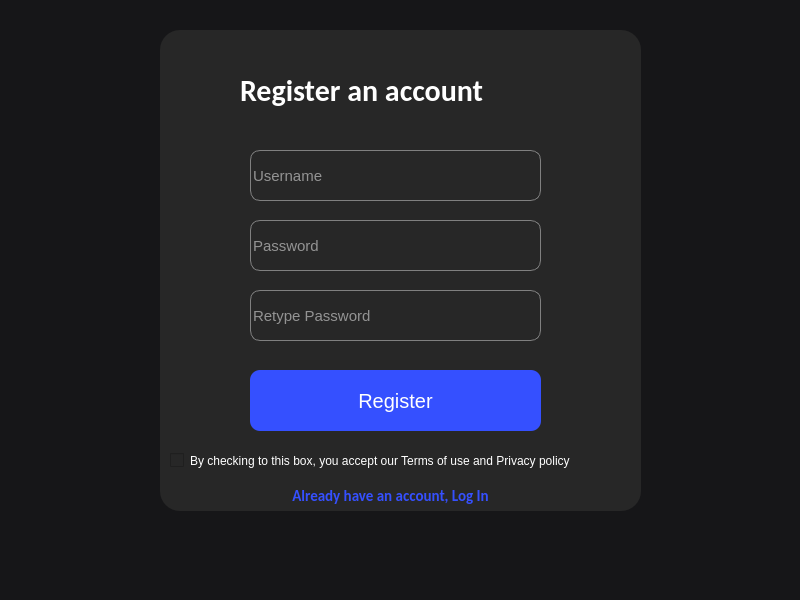
<?xml version="1.0" encoding="UTF-8"?>
<ui version="4.0">
 <class>MainWindow</class>
 <widget class="QMainWindow" name="MainWindow">
  <property name="geometry">
   <rect>
    <x>0</x>
    <y>0</y>
    <width>800</width>
    <height>600</height>
   </rect>
  </property>
  <property name="windowTitle">
   <string>MainWindow</string>
  </property>
  <property name="styleSheet">
   <string notr="true">background-color: #161618</string>
  </property>
  <widget class="QWidget" name="centralwidget">
   <widget class="QWidget" name="widget" native="true">
    <property name="geometry">
     <rect>
      <x>160</x>
      <y>30</y>
      <width>481</width>
      <height>481</height>
     </rect>
    </property>
    <property name="styleSheet">
     <string notr="true">background-color: rgb(39, 39, 39);
border-radius: 20px</string>
    </property>
    <widget class="QLineEdit" name="txt_username">
     <property name="geometry">
      <rect>
       <x>90</x>
       <y>120</y>
       <width>291</width>
       <height>51</height>
      </rect>
     </property>
     <property name="styleSheet">
      <string notr="true">border: 1px solid grey;
border-radius: 10px;
font-size: 15px;
color: white</string>
     </property>
     <property name="placeholderText">
      <string>Username</string>
     </property>
    </widget>
    <widget class="QPushButton" name="btn_register">
     <property name="geometry">
      <rect>
       <x>90</x>
       <y>340</y>
       <width>291</width>
       <height>61</height>
      </rect>
     </property>
     <property name="cursor">
      <cursorShape>PointingHandCursor</cursorShape>
     </property>
     <property name="styleSheet">
      <string notr="true">QWidget{
border-radius: 10px;
background-color: rgb(53, 80, 255);
font-size: 20px;
color: white
}

QWidget:hover{
background-color: rgba(53, 80, 255, 228)
}</string>
     </property>
     <property name="text">
      <string>Register</string>
     </property>
    </widget>
    <widget class="QLineEdit" name="txt_password">
     <property name="geometry">
      <rect>
       <x>90</x>
       <y>190</y>
       <width>291</width>
       <height>51</height>
      </rect>
     </property>
     <property name="styleSheet">
      <string notr="true">border: 1px solid grey;
border-radius: 10px;
font-size: 15px;
color: white</string>
     </property>
     <property name="echoMode">
      <enum>QLineEdit::Password</enum>
     </property>
     <property name="placeholderText">
      <string>Password</string>
     </property>
    </widget>
    <widget class="QLineEdit" name="txt_password_2">
     <property name="geometry">
      <rect>
       <x>90</x>
       <y>260</y>
       <width>291</width>
       <height>51</height>
      </rect>
     </property>
     <property name="styleSheet">
      <string notr="true">border: 1px solid grey;
border-radius: 10px;
font-size: 15px;
color: white</string>
     </property>
     <property name="echoMode">
      <enum>QLineEdit::Password</enum>
     </property>
     <property name="placeholderText">
      <string>Retype Password</string>
     </property>
    </widget>
    <widget class="QCheckBox" name="check_term">
     <property name="geometry">
      <rect>
       <x>10</x>
       <y>420</y>
       <width>461</width>
       <height>21</height>
      </rect>
     </property>
     <property name="styleSheet">
      <string notr="true">color: white</string>
     </property>
     <property name="text">
      <string>By checking to this box, you accept our Terms of use and Privacy policy</string>
     </property>
    </widget>
    <widget class="QLabel" name="label_welcome">
     <property name="geometry">
      <rect>
       <x>80</x>
       <y>40</y>
       <width>311</width>
       <height>41</height>
      </rect>
     </property>
     <property name="styleSheet">
      <string notr="true">font: normal bold 30px Calibri;
color: white</string>
     </property>
     <property name="text">
      <string>Register an account</string>
     </property>
    </widget>
    <widget class="QPushButton" name="btn_login">
     <property name="geometry">
      <rect>
       <x>100</x>
       <y>450</y>
       <width>261</width>
       <height>32</height>
      </rect>
     </property>
     <property name="font">
      <font>
       <family>Calibri</family>
       <pointsize>-1</pointsize>
       <weight>75</weight>
       <italic>false</italic>
       <bold>true</bold>
      </font>
     </property>
     <property name="cursor">
      <cursorShape>PointingHandCursor</cursorShape>
     </property>
     <property name="styleSheet">
      <string notr="true">QWidget{
background-color: transparent;
font: normal bold 15px Calibri;
color: rgb(53, 80, 255);
}
QWidget:hover{
text-decoration: underline
}</string>
     </property>
     <property name="text">
      <string>Already have an account, Log In</string>
     </property>
    </widget>
   </widget>
  </widget>
  <widget class="QMenuBar" name="menubar">
   <property name="geometry">
    <rect>
     <x>0</x>
     <y>0</y>
     <width>800</width>
     <height>24</height>
    </rect>
   </property>
  </widget>
  <widget class="QStatusBar" name="statusbar"/>
 </widget>
 <resources/>
 <connections/>
</ui>
